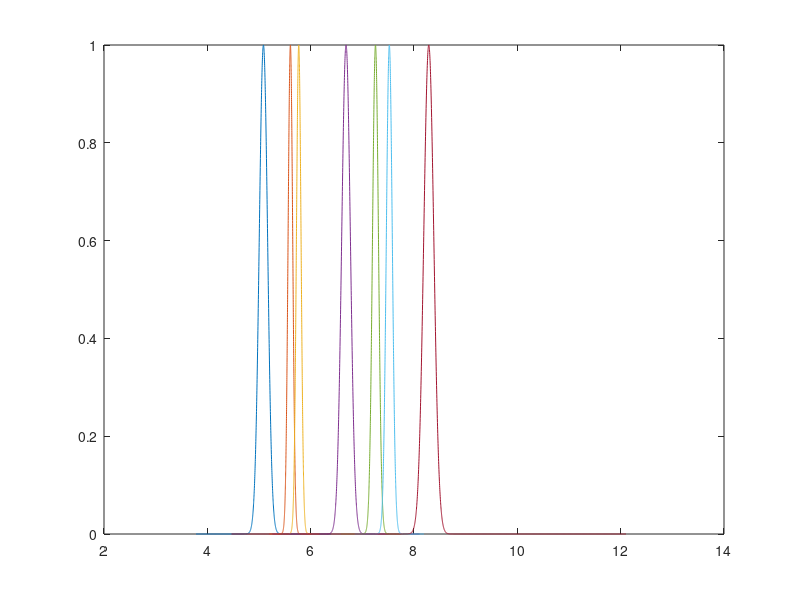

Recreate this plot in MATLAB.
clear all
clc

%% lebal 1

centriod = 5.08569123
;
width = 0.013048808
;
s = 100* width;

x = -s+centriod : width* 10^-1 : s+centriod;
y = exp( - (x - centriod).^2 / width);

%% lebal 2

centriod = 5.607643544
;
width = 0.004036467
;
s = 100* width;

x2 = -s+centriod : width* 10^-1 : s+centriod;
y2 = exp( - (x2 - centriod).^2 / width);

%% lebal 3

centriod = 5.769102226;
width = 0.004036467;
s = 100* width;

x3 = -s+centriod : width* 10^-1 : s+centriod;
y3 = exp( - (x3 - centriod).^2 / width);

%% lebal 4
centriod = 6.684590045;
width = 0.014245223;
s = 100* width;

x4 = -s+centriod : width* 10^-1 : s+centriod;
y4 = exp( - (x4 - centriod).^2 / width);

%% lebal 5
centriod = 7.254398946;
width = 0.00669622;
s = 100* width;

x5 = -s+centriod : width* 10^-1 : s+centriod;
y5 = exp( - (x5 - centriod).^2 / width);

%% lebal 6
centriod = 7.522247728;
width = 0.00669622;
s = 100* width;

x6 = -s+centriod : width* 10^-1 : s+centriod;
y6 = exp( - (x6 - centriod).^2 / width);

%% lebal 7
centriod = 8.285714286;
width = 0.019086664;
s = 200* width;

x7 = -s+centriod : width* 10^-1 : s+centriod;
y7 = exp( - (x7 - centriod).^2 / width);



%%
plot(x,y,x2,y2, x3, y3, x4, y4, x5, y5, x6, y6, x7, y7)